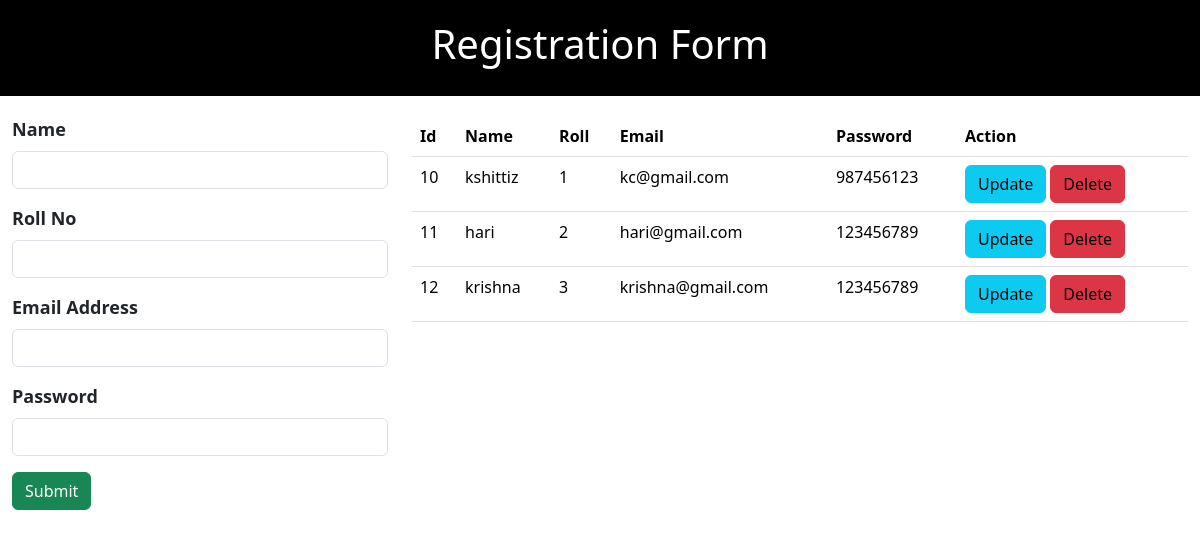
The app's page /, older data.
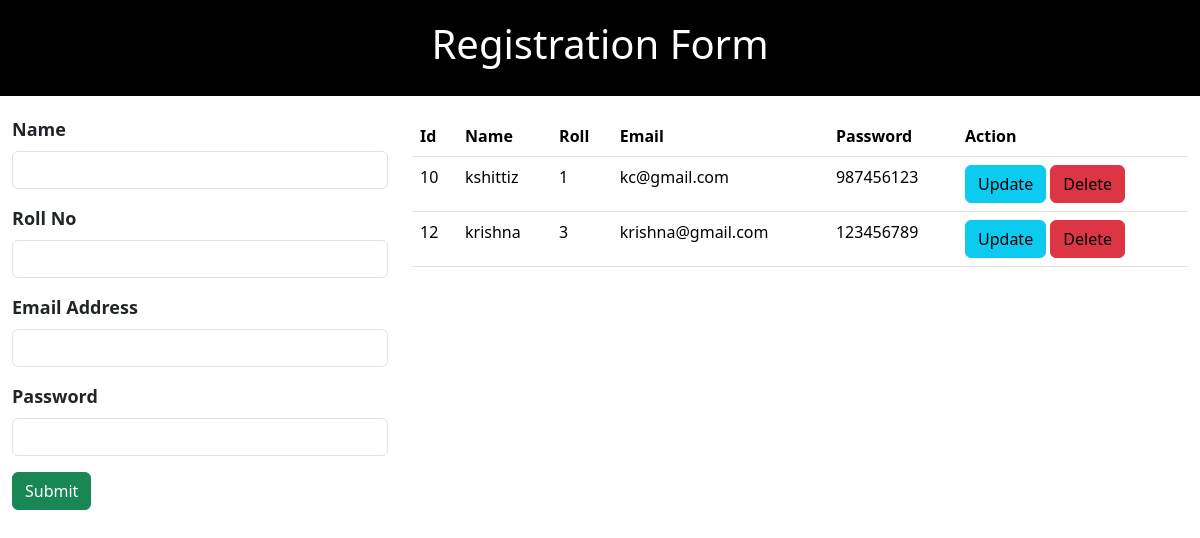
The same page, newer data.
### curd_app/models.py (models this page shows, shortened)
class Student(models.Model):
    name = models.CharField(max_length=100)
    roll = models.IntegerField()
    email = models.EmailField(max_length=50,unique=True)
    password = models.CharField(max_length=200)

### curd_app/views.py (the view)
# urls.py: path('',views.home_page,name="home"),
def home_page(request):
    if request.method == 'POST':
        name = request.POST['name']
        roll = request.POST['roll']
        email = request.POST['email']
        password = request.POST['password']
        stu = Student(name=name, roll=roll, email=email, password=password)
        stu.save()
        messages.success(request, 'Submit Successfully')
        return redirect('home')
    else:
        stu_data = Student.objects.all()
        context = {'stu_data': stu_data}
    return render(request, 'curd_app/home.html', context)

### curd_app/templates/curd_app/home.html (shortened to what this page needs)
<!DOCTYPE html>
{%load static%}
<html lang="en">
<head>
    <link href="https://cdn.jsdelivr.net/npm/bootstrap@5.3.3/dist/css/bootstrap.min.css" rel="stylesheet"
 />
    <link rel="stylesheet" href="{% static 'curd_app/css/style.css'%}" />
</head>
<body>
    <div class="header">
        <div class="container">
            <div class="row">
                <div class="col-12 d-flex justify-content-center">
                    <h1>Registration Form</h1>
                </div>
            </div>
        </div>
    </div>
    <div class="container-fluid">
        <div class="row">
            <div class="col-4">
                <form method="POST">
                    <div class="mb-3">
                        <label for="name" class="form-label">name</label>
                        <input type="text" class="form-control" name="name" />
                    </div>
                    <div class="mb-3">
                        <label for="roll" class="form-label">roll no</label>
                        <input type="text" class="form-control" name="roll" />
                    </div>
                    <div class="mb-3">
                        <label for="email" class="form-label">Email address</label>
                        <input type="email" class="form-control" name="email" autocomplete="none" />
                    </div>
                    <div class="mb-3">
                        <label for="pass" class="form-label">Password</label>
                        <input type="password" class="form-control" name="password" autocomplete="none" />
                    </div>
                    <button type="submit" class="btn btn-success">Submit</button>
                </form>
            </div>
            <div class="col-8">
                <table class="table">
                    <thead>
                        <tr>
                            <th scope="col">Id</th>
                            <th scope="col">Name</th>
                            <th scope="col">Roll</th>
                            <th scope="col">Email</th>
                            <th scope="col">Password</th>
                            <th scope="col">Action</th>
                        </tr>
                    </thead>
                    <tbody>
                        {% for std in stu_data %}
                        <tr>
                            <td>{{std.id}}</td>
                            <td>{{std.name}}</td>
                            <td>{{std.roll}}</td>
                            <td>{{std.email}}</td>
                            <td>{{std.password}}</td>
                            <td>
                                <button type="button" class="btn btn-info">
                                    <a style="text-decoration: none; color:black;"
                                        href="{%url 'update' std.id%}">Update</a>
                                </button>
                                <button type="button" class="btn btn-danger">
                                    <a style="text-decoration: none; color:black;"
                                        href=" {% url 'delete' std.id %}">Delete</a>
                                </button>
                            </td>
                            {%endfor%}
                        </tr>
                    </tbody>
                </table>
            </div>
        </div>
    </div>
</body>
</html>

Row changes from the older to the newer data that the page shows:
removed Student: id "11", name "hari", roll "2", email "hari@gmail.com", password "123456789"
